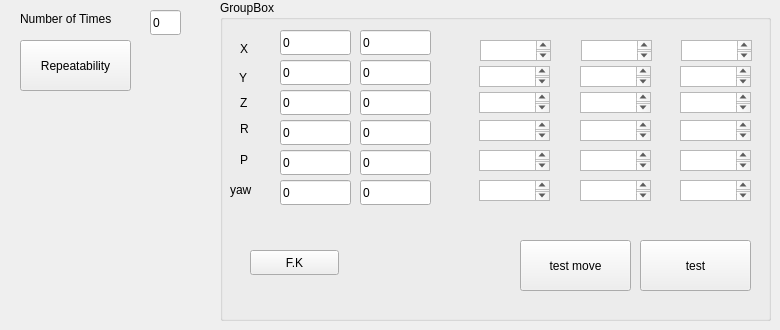
          <widget class="QWidget" name="tab_5">
           <attribute name="title">
            <string>check</string>
           </attribute>
           <widget class="QPushButton" name="btnRepeat">
            <property name="geometry">
             <rect>
              <x>20</x>
              <y>40</y>
              <width>111</width>
              <height>51</height>
             </rect>
            </property>
            <property name="text">
             <string>Repeatability</string>
            </property>
           </widget>
           <widget class="QLineEdit" name="txtNumofTimes">
            <property name="geometry">
             <rect>
              <x>150</x>
              <y>10</y>
              <width>31</width>
              <height>25</height>
             </rect>
            </property>
            <property name="text">
             <string>0</string>
            </property>
           </widget>
           <widget class="QLabel" name="label_85">
            <property name="geometry">
             <rect>
              <x>20</x>
              <y>10</y>
              <width>131</width>
              <height>19</height>
             </rect>
            </property>
            <property name="frameShape">
             <enum>QFrame::NoFrame</enum>
            </property>
            <property name="frameShadow">
             <enum>QFrame::Raised</enum>
            </property>
            <property name="text">
             <string>&lt;html&gt;&lt;head/&gt;&lt;body&gt;&lt;p&gt;Number of Times&lt;/p&gt;&lt;/body&gt;&lt;/html&gt;</string>
            </property>
           </widget>
           <widget class="QGroupBox" name="groupBox_7">
            <property name="geometry">
             <rect>
              <x>220</x>
              <y>0</y>
              <width>551</width>
              <height>321</height>
             </rect>
            </property>
            <property name="title">
             <string>GroupBox</string>
            </property>
            <widget class="QLabel" name="label_33">
             <property name="geometry">
              <rect>
               <x>20</x>
               <y>40</y>
               <width>16</width>
               <height>17</height>
              </rect>
             </property>
             <property name="text">
              <string>X</string>
             </property>
            </widget>
            <widget class="QLabel" name="label_34">
             <property name="geometry">
              <rect>
               <x>19</x>
               <y>69</y>
               <width>16</width>
               <height>17</height>
              </rect>
             </property>
             <property name="text">
              <string>Y</string>
             </property>
            </widget>
            <widget class="QLabel" name="label_35">
             <property name="geometry">
              <rect>
               <x>20</x>
               <y>94</y>
               <width>16</width>
               <height>17</height>
              </rect>
             </property>
             <property name="text">
              <string>Z</string>
             </property>
            </widget>
            <widget class="QLabel" name="label_36">
             <property name="geometry">
              <rect>
               <x>20</x>
               <y>120</y>
               <width>21</width>
               <height>17</height>
              </rect>
             </property>
             <property name="text">
              <string>R</string>
             </property>
            </widget>
            <widget class="QLabel" name="label_37">
             <property name="geometry">
              <rect>
               <x>20</x>
               <y>150</y>
               <width>21</width>
               <height>20</height>
              </rect>
             </property>
             <property name="text">
              <string>P</string>
             </property>
            </widget>
            <widget class="QLabel" name="label_38">
             <property name="geometry">
              <rect>
               <x>10</x>
               <y>180</y>
               <width>31</width>
               <height>20</height>
              </rect>
             </property>
             <property name="text">
              <string>yaw</string>
             </property>
            </widget>
            <widget class="QTextEdit" name="txt_x_data_3">
             <property name="geometry">
              <rect>
               <x>260</x>
               <y>40</y>
               <width>71</width>
               <height>21</height>
              </rect>
             </property>
            </widget>
            <widget class="QTextEdit" name="txt_y_data_3">
             <property name="geometry">
              <rect>
               <x>259</x>
               <y>66</y>
               <width>71</width>
               <height>21</height>
              </rect>
             </property>
            </widget>
            <widget class="QTextEdit" name="txt_R_data_3">
             <property name="geometry">
              <rect>
               <x>259</x>
               <y>120</y>
               <width>71</width>
               <height>21</height>
              </rect>
             </property>
            </widget>
            <widget class="QTextEdit" name="txt_yaw_data_3">
             <property name="geometry">
              <rect>
               <x>259</x>
               <y>180</y>
               <width>71</width>
               <height>21</height>
              </rect>
             </property>
            </widget>
            <widget class="QTextEdit" name="txt_p_data_3">
             <property name="geometry">
              <rect>
               <x>259</x>
               <y>150</y>
               <width>71</width>
               <height>21</height>
              </rect>
             </property>
            </widget>
            <widget class="QTextEdit" name="txt_z_data_3">
             <property name="geometry">
              <rect>
               <x>259</x>
               <y>92</y>
               <width>71</width>
               <height>21</height>
              </rect>
             </property>
            </widget>
            <widget class="QTextEdit" name="txt_yaw_data_4">
             <property name="geometry">
              <rect>
               <x>360</x>
               <y>180</y>
               <width>71</width>
               <height>21</height>
              </rect>
             </property>
            </widget>
            <widget class="QTextEdit" name="txt_x_data_4">
             <property name="geometry">
              <rect>
               <x>361</x>
               <y>40</y>
               <width>71</width>
               <height>21</height>
              </rect>
             </property>
            </widget>
            <widget class="QTextEdit" name="txt_z_data_4">
             <property name="geometry">
              <rect>
               <x>360</x>
               <y>92</y>
               <width>71</width>
               <height>21</height>
              </rect>
             </property>
            </widget>
            <widget class="QTextEdit" name="txt_y_data_4">
             <property name="geometry">
              <rect>
               <x>360</x>
               <y>66</y>
               <width>71</width>
               <height>21</height>
              </rect>
             </property>
            </widget>
            <widget class="QTextEdit" name="txt_p_data_4">
             <property name="geometry">
              <rect>
               <x>360</x>
               <y>150</y>
               <width>71</width>
               <height>21</height>
              </rect>
             </property>
            </widget>
            <widget class="QTextEdit" name="txt_R_data_4">
             <property name="geometry">
              <rect>
               <x>360</x>
               <y>120</y>
               <width>71</width>
               <height>21</height>
              </rect>
             </property>
            </widget>
            <widget class="QTextEdit" name="txt_R_data_5">
             <property name="geometry">
              <rect>
               <x>460</x>
               <y>120</y>
               <width>71</width>
               <height>21</height>
              </rect>
             </property>
            </widget>
            <widget class="QTextEdit" name="txt_z_data_5">
             <property name="geometry">
              <rect>
               <x>460</x>
               <y>92</y>
               <width>71</width>
               <height>21</height>
              </rect>
             </property>
            </widget>
            <widget class="QTextEdit" name="txt_p_data_5">
             <property name="geometry">
              <rect>
               <x>460</x>
               <y>150</y>
               <width>71</width>
               <height>21</height>
              </rect>
             </property>
            </widget>
            <widget class="QTextEdit" name="txt_yaw_data_5">
             <property name="geometry">
              <rect>
               <x>460</x>
               <y>180</y>
               <width>71</width>
               <height>21</height>
              </rect>
             </property>
            </widget>
            <widget class="QTextEdit" name="txt_x_data_5">
             <property name="geometry">
              <rect>
               <x>461</x>
               <y>40</y>
               <width>71</width>
               <height>21</height>
              </rect>
             </property>
            </widget>
            <widget class="QTextEdit" name="txt_y_data_5">
             <property name="geometry">
              <rect>
               <x>460</x>
               <y>66</y>
               <width>71</width>
               <height>21</height>
              </rect>
             </property>
            </widget>
            <widget class="QPushButton" name="btntest">
             <property name="geometry">
              <rect>
               <x>420</x>
               <y>240</y>
               <width>111</width>
               <height>51</height>
              </rect>
             </property>
             <property name="text">
              <string>test</string>
             </property>
            </widget>
            <widget class="QLineEdit" name="txt_x_data_1">
             <property name="geometry">
              <rect>
               <x>60</x>
               <y>30</y>
               <width>71</width>
               <height>25</height>
              </rect>
             </property>
             <property name="text">
              <string>0</string>
             </property>
            </widget>
            <widget class="QLineEdit" name="txt_y_data_1">
             <property name="geometry">
              <rect>
               <x>60</x>
               <y>60</y>
               <width>71</width>
               <height>25</height>
              </rect>
             </property>
             <property name="text">
              <string>0</string>
             </property>
            </widget>
            <widget class="QLineEdit" name="txt_z_data_1">
             <property name="geometry">
              <rect>
               <x>60</x>
               <y>90</y>
               <width>71</width>
               <height>25</height>
              </rect>
             </property>
             <property name="text">
              <string>0</string>
             </property>
            </widget>
            <widget class="QLineEdit" name="txt_R_data_1">
             <property name="geometry">
              <rect>
               <x>60</x>
               <y>120</y>
               <width>71</width>
               <height>25</height>
              </rect>
             </property>
             <property name="text">
              <string>0</string>
             </property>
            </widget>
            <widget class="QLineEdit" name="txt_P_data_1">
             <property name="geometry">
              <rect>
               <x>60</x>
               <y>150</y>
               <width>71</width>
               <height>25</height>
              </rect>
             </property>
             <property name="text">
              <string>0</string>
             </property>
            </widget>
            <widget class="QLineEdit" name="txt_yaw_data_1">
             <property name="geometry">
              <rect>
               <x>60</x>
               <y>180</y>
               <width>71</width>
               <height>25</height>
              </rect>
             </property>
             <property name="text">
              <string>0</string>
             </property>
            </widget>
            <widget class="QLineEdit" name="txt_z_data_2">
             <property name="geometry">
              <rect>
               <x>140</x>
               <y>90</y>
               <width>71</width>
               <height>25</height>
              </rect>
             </property>
             <property name="text">
              <string>0</string>
             </property>
            </widget>
            <widget class="QLineEdit" name="txt_y_data_2">
             <property name="geometry">
              <rect>
               <x>140</x>
               <y>60</y>
               <width>71</width>
               <height>25</height>
              </rect>
             </property>
             <property name="text">
              <string>0</string>
             </property>
            </widget>
            <widget class="QLineEdit" name="txt_R_data_2">
             <property name="geometry">
              <rect>
               <x>140</x>
               <y>120</y>
               <width>71</width>
               <height>25</height>
              </rect>
             </property>
             <property name="text">
              <string>0</string>
             </property>
            </widget>
            <widget class="QLineEdit" name="txt_P_data_2">
             <property name="geometry">
              <rect>
               <x>140</x>
               <y>150</y>
               <width>71</width>
               <height>25</height>
              </rect>
             </property>
             <property name="text">
              <string>0</string>
             </property>
            </widget>
            <widget class="QLineEdit" name="txt_yaw_data_2">
             <property name="geometry">
              <rect>
               <x>140</x>
               <y>180</y>
               <width>71</width>
               <height>25</height>
              </rect>
             </property>
             <property name="text">
              <string>0</string>
             </property>
            </widget>
            <widget class="QLineEdit" name="txt_x_data_2">
             <property name="geometry">
              <rect>
               <x>140</x>
               <y>30</y>
               <width>71</width>
               <height>25</height>
              </rect>
             </property>
             <property name="text">
              <string>0</string>
             </property>
            </widget>
            <widget class="QPushButton" name="btn_test_move">
             <property name="geometry">
              <rect>
               <x>300</x>
               <y>240</y>
               <width>111</width>
               <height>51</height>
              </rect>
             </property>
             <property name="text">
              <string>test move</string>
             </property>
            </widget>
            <widget class="QPushButton" name="btn_fk">
             <property name="geometry">
              <rect>
               <x>30</x>
               <y>250</y>
               <width>89</width>
               <height>25</height>
              </rect>
             </property>
             <property name="text">
              <string>F.K</string>
             </property>
            </widget>
           </widget>
          </widget>
